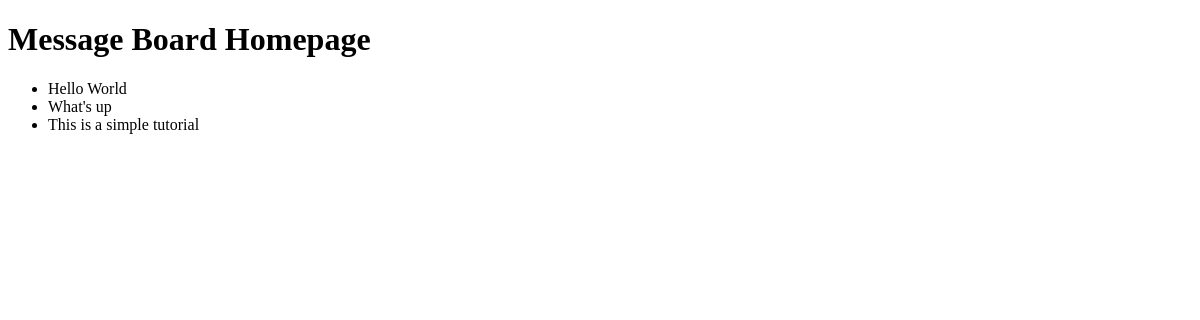
Before: / with the older database file.
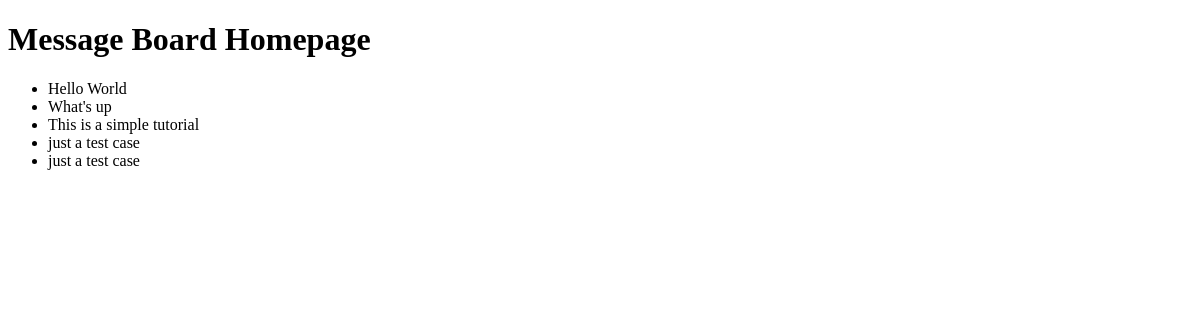
After: the same page with the newer database file.
### posts/models.py (models this page shows)
class Post(models.Model):
    text = models.TextField()
    def __str__(self):
        return self.text[:50]

### posts/views.py (the view)
# urls.py: path('', views.HomePageView.as_view(), name='home'),
class HomePageView(ListView):
    model = Post
    template_name = 'home.html'

### templates/home.html (shortened to what this page needs)
<!DOCTYPE html>
<html lang="en">
<head>
</head>
<body>
    <h1>Message Board Homepage</h1>
    <ul>
        {% for post in object_list %}
            <li>{{ post }}</li>
        {% endfor %}
    </ul>
</body>
</html>

Changed rows visible on the page:
added Post: text "just a test case"
added Post: text "just a test case"
